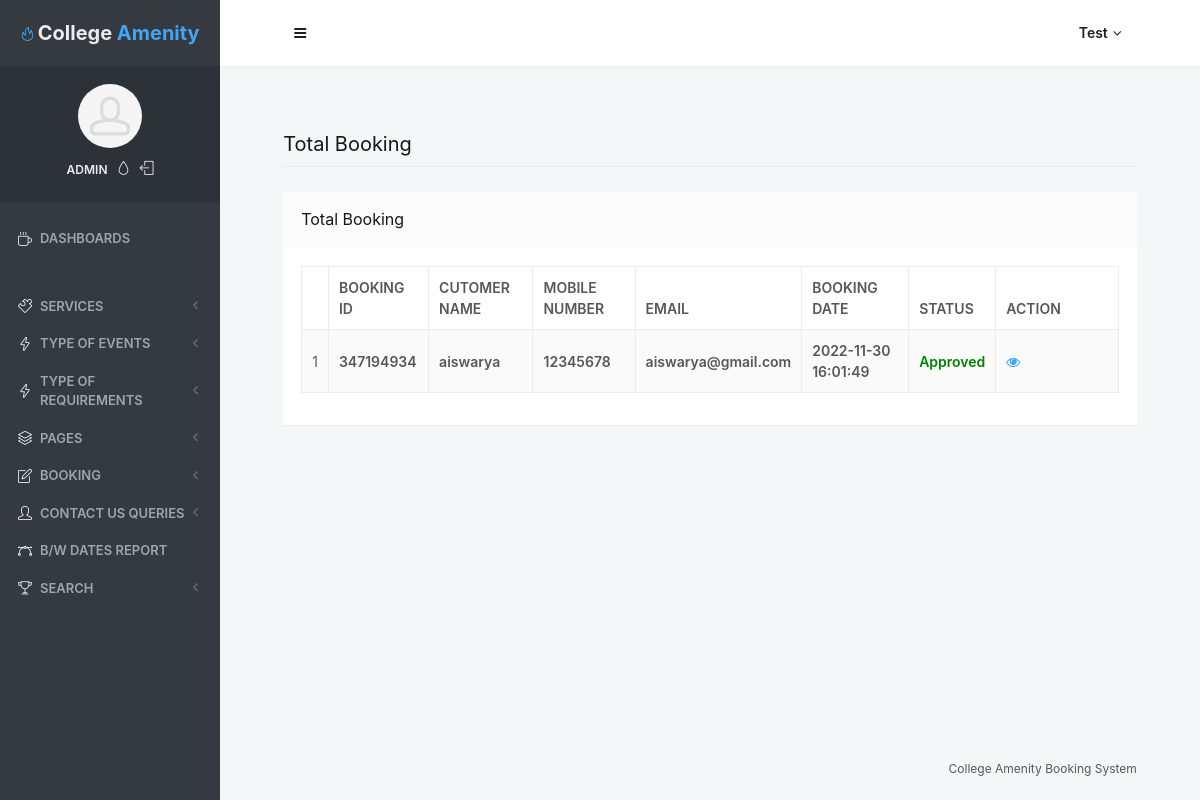
Page /admin/all-booking.php (signed in) on the committed database.
### tables this page shows
CREATE TABLE IF NOT EXISTS `tblbooking` (
  `ID` int(10) NOT NULL AUTO_INCREMENT,
  `BookingID` int(10) DEFAULT NULL,
  `ServiceID` int(10) DEFAULT NULL,
  `Name` varchar(200) DEFAULT NULL,
  `MobileNumber` bigint(10) DEFAULT NULL,
  `Email` varchar(200) DEFAULT NULL,
  `EventDate` varchar(200) DEFAULT NULL,
  `EventStartingtime` varchar(200) DEFAULT NULL,
  `EventEndingtime` varchar(200) DEFAULT NULL,
  `VenueAddress` mediumtext,
  `EventType` varchar(200) DEFAULT NULL,
  `AdditionalInformation` varchar(100) DEFAULT NULL,
  `ReqPrice` int(100) DEFAULT NULL,
  `BookingDate` timestamp NULL DEFAULT CURRENT_TIMESTAMP,
  `Remark` varchar(200) DEFAULT NULL,
  `Status` varchar(200) DEFAULT NULL,
  `UpdationDate` timestamp NULL DEFAULT NULL ON UPDATE CURRENT_TIMESTAMP,
  PRIMARY KEY (`ID`),
  KEY `ServiceID` (`ServiceID`)
);

### admin/all-booking.php (the view, shortened to what this page needs)
<?php
include('includes/dbconnection.php');
if (strlen($_SESSION['odmsaid']==0))
{
  header('location:logout.php');
  } else{
  ?>
<!doctype html>
<html lang="en" class="no-focus">
    <head>
        <link rel="stylesheet" href="assets/js/plugins/datatables/dataTables.bootstrap4.min.css">
        <link rel="stylesheet" id="css-main" href="assets/css/codebase.min.css">
    </head>
    <body>
        <div id="page-container" class="sidebar-o sidebar-inverse side-scroll page-header-fixed main-content-narrow">
           <?php include_once('includes/sidebar.php');?>
          <?php include_once('includes/header.php');?>
            <main id="main-container">
                <div class="content">
                    <h2 class="content-heading">Total Booking</h2>
                    <div class="block">
                        <div class="block-header block-header-default">
                            <h3 class="block-title">Total Booking</h3>
                        </div>
                        <div class="block-content block-content-full">
                            <table class="table table-bordered table-striped table-vcenter js-dataTable-full-pagination">
                                <thead>
                                    <tr>
                                        <th class="text-center"></th>
                                        <th>Booking ID</th>
                                        <th class="d-none d-sm-table-cell">Cutomer Name</th>
                                        <th class="d-none d-sm-table-cell">Mobile Number</th>
                                        <th class="d-none d-sm-table-cell">Email</th>
                                        <th class="d-none d-sm-table-cell">Booking Date</th>
                                        <th class="d-none d-sm-table-cell">Status</th>
                                        <th class="d-none d-sm-table-cell" style="width: 15%;">Action</th>
                                       </tr>
                                </thead>
                                <tbody>
                                    <?php
$sql="SELECT * from tblbooking";
$query = $dbh -> prepare($sql);
$query->execute();
$results=$query->fetchAll(PDO::FETCH_OBJ);
$cnt=1;
if($query->rowCount() > 0)
{
foreach($results as $row)
{               ?>
                                    <tr>
                                        <td class="text-center"><?php echo htmlentities($cnt);?></td>
                                        <td class="font-w600"><?php  echo htmlentities($row->BookingID);?></td>
                                        <td class="font-w600"><?php  echo htmlentities($row->Name);?></td>
                                        <td class="font-w600"><?php  echo htmlentities($row->MobileNumber);?></td>
                                        <td class="font-w600"><?php  echo htmlentities($row->Email);?></td>
                                        <td class="font-w600">
                                            <span class="font-w600" ><?php  echo htmlentities($row->BookingDate);?></span>
                                        </td>
                                        <?php if($row->Status==""){ ?>
                     <td class="font-w600" style="color:blue"><?php echo "Not Updated Yet"; ?></td>
<?php }
 else  if($row->Status=="Cancelled"){
 ?>
                                        <td class="d-none d-sm-table-cell">
                                          <span class="font-w600" style="color:red"><?php  echo htmlentities($row->Status);?></span>
                                        </td>
<?php }
else{ ?>
<td class="d-none d-sm-table-cell">
                                          <span class="font-w600" style="color:green"><?php  echo htmlentities($row->Status);?></span>
                                        </td>
<?php }?>
                                         <td class="d-none d-sm-table-cell"><a href="view-booking-detail.php?editid=<?php echo htmlentities ($row->ID);?>&&bookingid=<?php echo htmlentities ($row->BookingID);?>"><i class="fa fa-eye" aria-hidden="true"></i></a></td>
                                    </tr>
                                    <?php $cnt=$cnt+1;}} ?>
                                </tbody>
                            </table>
                        </div>
                    </div>
                </div>
            </main>
           <?php include_once('includes/footer.php');?>
        </div>
    </body>
</html>
<?php }  ?>

### admin/includes/sidebar.php (shortened to what this page needs)
     <?php
include('includes/dbconnection.php');
if (strlen($_SESSION['odmsaid']==0)) {
  header('location:logout.php');
  } else{
  ?>
   <nav id="sidebar">
                <div id="sidebar-scroll">
                    <div class="sidebar-content">
                        <div class="content-header content-header-fullrow px-15">
                            <div class="content-header-section text-center align-parent sidebar-mini-hidden">
                                <div class="content-header-item">
                                    <a class="link-effect font-w700" href="dashboard.php">
                                        <i class="si si-fire text-primary"></i>
                                        <span class="font-size-xl text-dual-primary-dark"> College </span><span class="font-size-xl text-primary">Amenity</span>
                                    </a>
                                </div>
                            </div>
                        </div>
                        <div class="content-side content-side-full content-side-user px-10 align-parent">
                            <div class="sidebar-mini-hidden-b text-center">
                                <a class="img-link" href="be_pages_generic_profile.html">
                                    <img class="img-avatar" src="assets/img/avatars/avatar15.jpg" alt="">
                                </a>
                                <ul class="list-inline mt-10">
                                    <?php
$aid=$_SESSION['odmsaid'];
$sql="SELECT UserName from  tbladmin where ID=:aid";
$query = $dbh -> prepare($sql);
$query->bindParam(':aid',$aid,PDO::PARAM_STR);
$query->execute();
$results=$query->fetchAll(PDO::FETCH_OBJ);
$cnt=1;
if($query->rowCount() > 0)
{
foreach($results as $row)
{               ?>
                                    <li class="list-inline-item">
                                        <a class="link-effect text-dual-primary-dark font-size-xs font-w600 text-uppercase" href="admin-profile.php"><?php  echo $row->UserName;?></a>
                                    </li><?php $cnt=$cnt+1;}} ?>
                                    <li class="list-inline-item">
                                        <a class="link-effect text-dual-primary-dark" data-toggle="layout" data-action="sidebar_style_inverse_toggle" href="admin-profile.php">
                                            <i class="si si-drop"></i>
                                        </a>
                                    </li>
                                    <li class="list-inline-item">
                                        <a class="link-effect text-dual-primary-dark" href="logout.php">
                                            <i class="si si-logout"></i>
                                        </a>
                                    </li>
                                </ul>
                            </div>
                        </div>
                        <div class="content-side content-side-full">
                            <ul class="nav-main">
                                <li class="open">
                                    <a href="dashboard.php"><i class="si si-cup"></i><span class="sidebar-mini-hide">Dashboards</span></a>
                                </li>
                                <li class="nav-main-heading"><span class="sidebar-mini-visible">UI</span><span class="sidebar-mini-hidden"></span></li>
                                <li>
                                    <a class="nav-submenu" data-toggle="nav-submenu"><i class="si si-puzzle"></i><span class="sidebar-mini-hide"></span> Services</a>
                                </li>
                                <li>
                                    <a class="nav-submenu" data-toggle="nav-submenu" href="#"><i class="si si-energy"></i><span class="sidebar-mini-hide">Type of Events</span></a>
                                </li>
								<li>
                                    <a class="nav-submenu" data-toggle="nav-submenu" href="#"><i class="si si-energy"></i><span class="sidebar-mini-hide">Type of Requirements</span></a>
                                </li>
                                <li>
                                    <a class="nav-submenu" data-toggle="nav-submenu" href="#"><i class="si si-layers"></i><span class="sidebar-mini-hide">Pages</span></a>
                                </li>
                                <li>
                                    <a class="nav-submenu" data-toggle="nav-submenu" href="#"><i class="si si-note"></i><span class="sidebar-mini-hide">Booking</span></a>
                                </li>
                                <li>
                                    <a class="nav-submenu" data-toggle="nav-submenu" href="#"><i class="si si-user"></i><span class="sidebar-mini-hide">Contact Us Queries</span></a>
                                </li>
                                <li>
                                    <a  href="between-dates-report.php"><i class="si si-vector"></i><span class="sidebar-mini-hide">B/w Dates Report</span></a>
                                </li>
                                <li>
                                    <a class="nav-submenu" data-toggle="nav-submenu" href="#"><i class="si si-trophy"></i><span class="sidebar-mini-hide">Search</span></a>
                                </li>
                            </ul>
                        </div>
                    </div>
                </div>
            </nav>
           <?php }  ?>

### admin/includes/header.php (shortened to what this page needs)
   <?php
include('includes/dbconnection.php');
if (strlen($_SESSION['odmsaid']==0)) {
  header('location:logout.php');
  } else{
  ?>
            <header id="page-header">
                <div class="content-header">
                    <div class="content-header-section">
                        <button type="button" class="btn btn-circle btn-dual-secondary" data-toggle="layout" data-action="sidebar_toggle">
                            <i class="fa fa-navicon"></i>
                        </button>
                    </div>
                    <div class="content-header-section">
                        <div class="btn-group" role="group">
                            <?php
$aid=$_SESSION['odmsaid'];
$sql="SELECT AdminName from  tbladmin where ID=:aid";
$query = $dbh -> prepare($sql);
$query->bindParam(':aid',$aid,PDO::PARAM_STR);
$query->execute();
$results=$query->fetchAll(PDO::FETCH_OBJ);
$cnt=1;
if($query->rowCount() > 0)
{
foreach($results as $row)
{               ?>
                            <button type="button" class="btn btn-rounded btn-dual-secondary" id="page-header-user-dropdown" data-toggle="dropdown" aria-haspopup="true" aria-expanded="false">
                                <?php  echo $row->AdminName;?><i class="fa fa-angle-down ml-5"></i>
                            </button>
                            <?php $cnt=$cnt+1;}} ?>
                        </div>
                    </div>
                </div>
            </header>
            <?php }  ?>

### rows in the picture
tblbooking: BookingID "347194934", Name "aiswarya", MobileNumber "12345678", Email "aiswarya@gmail.com", BookingDate "2022-11-30 16:01:49", Status "Approved"

### other values in the picture
$row->UserName "ADMIN"
$row->AdminName "Test"
